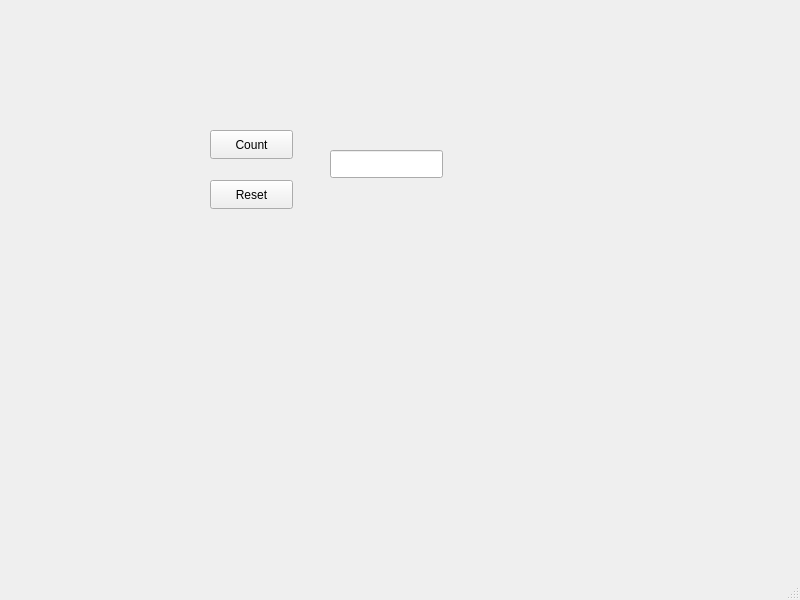
<?xml version="1.0" encoding="UTF-8"?>
<ui version="4.0">
 <class>MainWindow</class>
 <widget class="QMainWindow" name="MainWindow">
  <property name="geometry">
   <rect>
    <x>0</x>
    <y>0</y>
    <width>800</width>
    <height>600</height>
   </rect>
  </property>
  <property name="windowTitle">
   <string>MainWindow</string>
  </property>
  <widget class="QWidget" name="centralwidget">
   <widget class="QPushButton" name="nReset">
    <property name="geometry">
     <rect>
      <x>210</x>
      <y>180</y>
      <width>83</width>
      <height>29</height>
     </rect>
    </property>
    <property name="text">
     <string>Reset</string>
    </property>
   </widget>
   <widget class="QPushButton" name="nappi">
    <property name="geometry">
     <rect>
      <x>210</x>
      <y>130</y>
      <width>83</width>
      <height>29</height>
     </rect>
    </property>
    <property name="text">
     <string>Count</string>
    </property>
   </widget>
   <widget class="QLineEdit" name="tulos">
    <property name="geometry">
     <rect>
      <x>330</x>
      <y>150</y>
      <width>113</width>
      <height>28</height>
     </rect>
    </property>
   </widget>
  </widget>
  <widget class="QMenuBar" name="menubar">
   <property name="geometry">
    <rect>
     <x>0</x>
     <y>0</y>
     <width>800</width>
     <height>25</height>
    </rect>
   </property>
  </widget>
  <widget class="QStatusBar" name="statusbar"/>
 </widget>
 <resources/>
 <connections/>
</ui>
